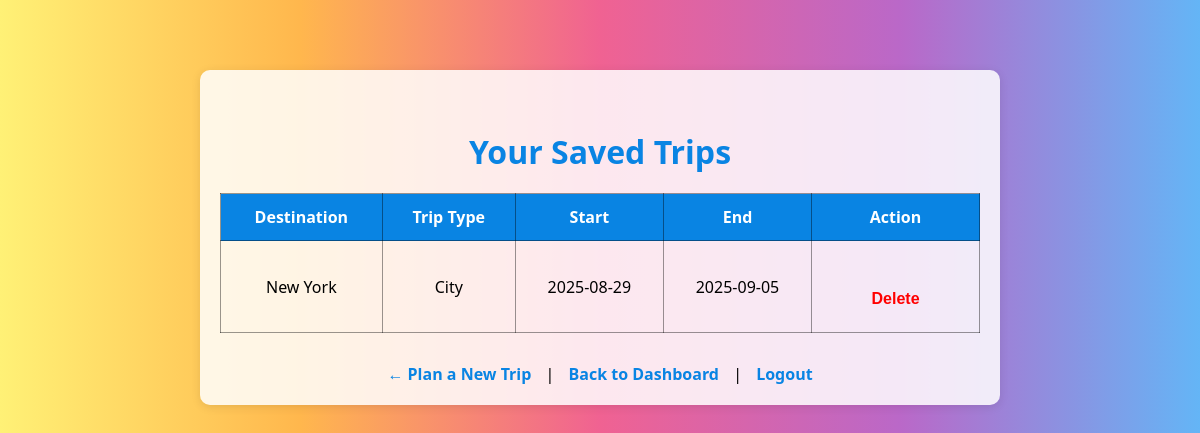
Page /profile.php (signed in) on the committed database.
### tables this page shows
CREATE TABLE `trips` (
  `id` int(11) NOT NULL,
  `destination` varchar(100) NOT NULL,
  `start_date` date NOT NULL,
  `end_date` date NOT NULL,
  `trip_type` varchar(50) NOT NULL,
  `user_id` int(11) DEFAULT NULL
);

### profile.php (the view, shortened to what this page needs)
<?php
include 'includes/db.php';
$user_id = $_SESSION['user_id'];
$stmt = $conn->prepare("SELECT * FROM trips WHERE user_id = ?");
$stmt->bind_param("i", $user_id);
$stmt->execute();
$result = $stmt->get_result();
?>
<!DOCTYPE html>
<html lang="en">
<head>
  <link rel="stylesheet" href="assets/css/style.css">
</head>
<body>
  <div class="container">
    <h1>Your Saved Trips</h1>
    <?php if ($result->num_rows > 0): ?>
      <div class="table-responsive">
        <table>
          <tr>
            <th>Destination</th>
            <th>Trip Type</th>
            <th>Start</th>
            <th>End</th>
            <th>Action</th>
          </tr>
          <?php while ($row = $result->fetch_assoc()): ?>
            <tr>
              <td><?= htmlspecialchars($row['destination']) ?></td>
              <td><?= htmlspecialchars($row['trip_type']) ?></td>
              <td><?= htmlspecialchars($row['start_date']) ?></td>
              <td><?= htmlspecialchars($row['end_date']) ?></td>
              <td>
                <form method="POST" action="deleteTrip.php" onsubmit="return confirm('Are you sure you want to delete this trip?');">
                  <button class="delete-btn" type="submit">Delete</button>
                </form>
              </td>
            </tr>
          <?php endwhile; ?>
        </table>
      </div>
    <?php else: ?>
      <p class="no-trips">You have not saved any trips yet.</p>
    <?php endif; ?>
    <div class="nav-links">
      <a href="tripForm.php">← Plan a New Trip</a> |
      <a href="dashboard.php">Back to Dashboard</a> |
      <a href="logout.php">Logout</a>
    </div>
  </div>
</body>
</html>

### assets/css/style.css (style rules this page uses)
* { margin: 0; padding: 0; box-sizing: border-box; }
body { font-family: 'Segoe UI', sans-serif; background: linear-gradient(to bottom right, #d4f1f9, #fceabb, #ffdde1); background-attachment: fixed; color: #34495e; padding: 30px; min-height: 100vh; }
.container { max-width: 700px; margin: auto; background: #ffffff; border-radius: 15px; padding: 30px; box-shadow: 0 8px 20px rgba(0, 0, 0, 0.1); text-align: center; }
h1 { color: #2d98da; margin-bottom: 20px; }
button { margin-top: 25px; background: #2d98da; color: white; padding: 12px 25px; border: none; border-radius: 8px; font-size: 16px; cursor: pointer; transition: background 0.3s; }
a { display: inline-block; margin-top: 10px; color: #2d98da; text-decoration: none; }

### rows in the picture
trips: destination "New York", trip_type "City", start_date "2025-08-29", end_date "2025-09-05"
